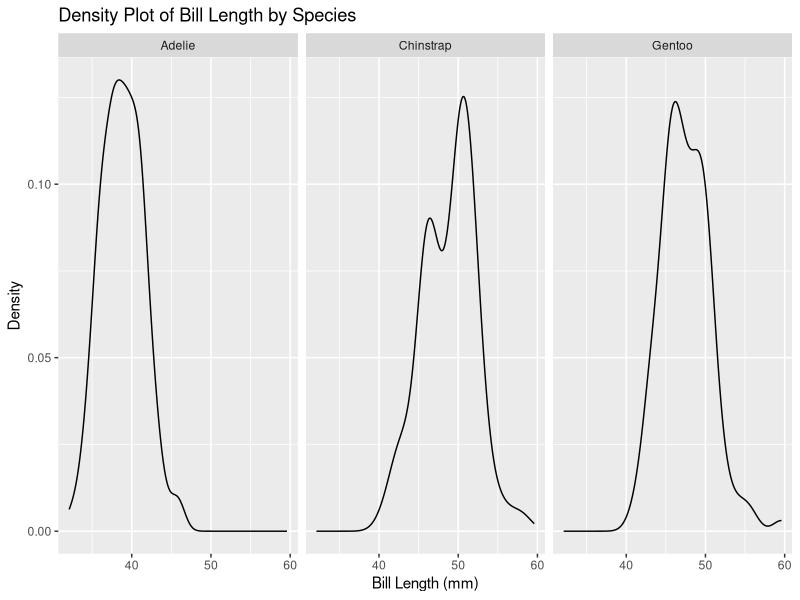
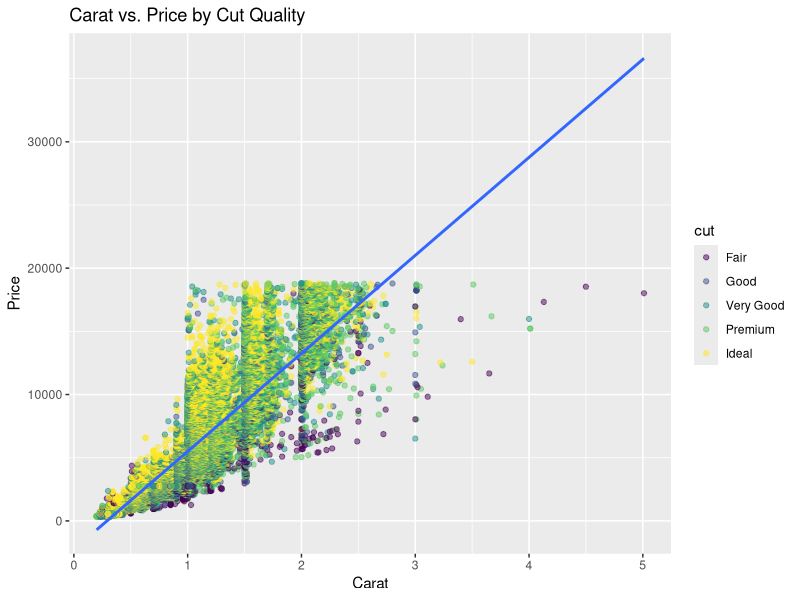
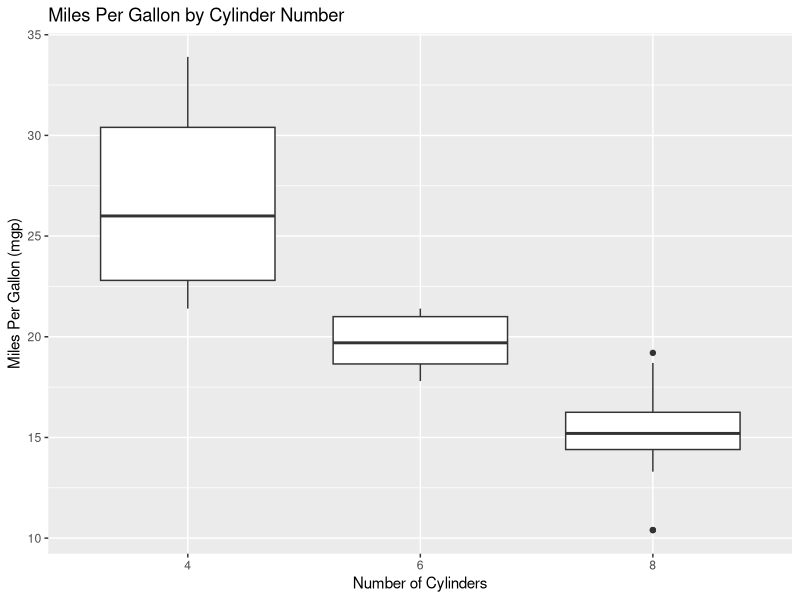
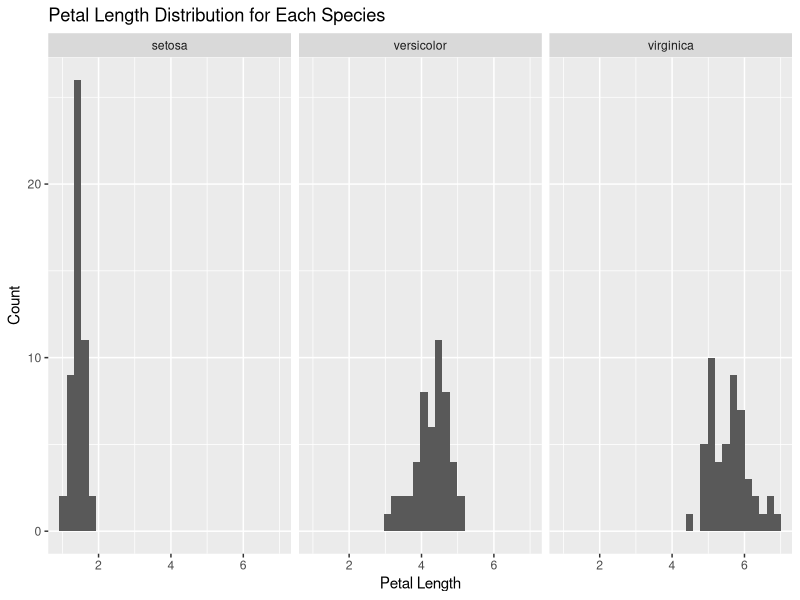

The R source for these figures, in order:
# Please create teh following plots:

# Q1 ----

# Load the tidyverse library
library(tidyverse)

# Load the palmerpenguins library
library(palmerpenguins)

# Load the penguins dataset
data(penguins)

# Plot 1
# Create a density plot of the 'bill_length_mm' column of the penguins
# dataset.
# Use the ggplot() function to create the plot.
# Use the aes() function to specify the x-axis variable.
# Inside the aes() function, set the x parameter to the 'bill_length_mm'
# column of the penguins dataset.
# Add a + sign after the ggplot() function.
# Use the geom_density() function to add a density plot to the ggplot()
# function.
# Add a + sign after the geom_density() function.
# Use the facet_grid() function to add a facet to the ggplot() function.
# Inside the facet_grid() function, set the formula to
# "~ species".
# Add a + sign after the facet_grid() function.
# Use the labs() function to add a title to the ggplot() function.
# Inside the labs() function, set the title parameter to
# "Density Plot of Bill Length by Species".
# Set the x parameter to "Bill Length (mm)".
# Set the y parameter to "Density".

plot1 <- ggplot(data=penguins, aes(x = bill_length_mm)) + 
  geom_density() +
  facet_grid(~species) +
  labs(title = "Density Plot of Bill Length by Species", 
       x = "Bill Length (mm)",
       y = "Density")
  


# To verify your answer, run the following code
plot1

# Q2 ----

# Use the diamonds dataset from ggplot2
data(diamonds)

# Plot 2
# Create a scatter plot of 'carat' vs. 'price', colored by 'cut' quality.
# Use the ggplot() function to create the plot.
# Use the aes() function to specify the x-axis and y-axis variables.
# Inside the aes() function, set the x parameter to 'carat', the y parameter to 'price'.
# Add a + sign after the ggplot() function.
# Use the geom_point() function to add a scatter plot to the ggplot() function. 
# Inside the geom_point() function, use the aes() function to set the color parameter to 'cut'.
# Set the alpha parameter inside geom_point() to 0.5 to make the points semi-transparent if there is overplotting.
# Use the geom_smooth() function to add a smooth line through the points for each 'cut' category, setting the method argument to "lm" for linear models.
# Add a + sign after the geom_point() (and geom_smooth(), if used) function.
# Use the labs() function to add a title to the ggplot() function.
# Inside the labs() function, set the title parameter to "Carat vs. Price by Cut Quality",
# Set the x parameter to "Carat",
# Set the y parameter to "Price".

plot2 <- ggplot(diamonds, aes(x = carat, y = price)) +
  geom_point(mapping = aes(color = cut), alpha = 0.5) + 
  geom_smooth(method = lm) + 
  labs(title = "Carat vs. Price by Cut Quality",
       x = "Carat",
       y = "Price")


# To verify your answer, run the following code
plot2

# Q3 ----


# Use the mtcars dataset
data(mtcars)

# Plot 3
# Create a boxplot of 'mpg' by 'cyl' (number of cylinders).
# Use the ggplot() function to create the plot.
# Use the aes() function to specify the x-axis and y-axis variables.
# Inside the aes() function, set the x parameter to 'cyl' and the y parameter to 'mpg'.
# NOTICE that you will need to convert the 'cyl' column to a factor using the factor() function. factor(cyl)
# Add a + sign after the ggplot() function.
# Use the geom_boxplot() function to add a boxplot to the ggplot() function.
# Add a + sign after the geom_boxplot() function.
# Use the labs() function to add a title to the ggplot() function.
# Inside the labs() function, set the title parameter to "Miles Per Gallon by Cylinder Number",
# Set the x parameter to "Number of Cylinders",
# Set the y parameter to "Miles Per Gallon (mpg)".

plot3 <- ggplot(mtcars, aes(x = factor(cyl), y = mpg)) +
  geom_boxplot() +
  labs(title = "Miles Per Gallon by Cylinder Number",
       x = "Number of Cylinders",
       y = "Miles Per Gallon (mgp)")


# To verify your answer, run the following code
plot3

# Q4 ----

# Use the iris dataset
data(iris)

# Plot 4
# Create a histogram of 'Petal.Length' for each species.
# Use the ggplot() function to create the plot.
# Use the aes() function to specify the x-axis variable.
# Inside the aes() function, set the x parameter to 'Petal.Length'.
# Add a + sign after the ggplot() function.
# Use the geom_histogram() function to add a histogram to the ggplot() function, and set bins to 30.
# Add a + sign after the geom_histogram() function.
# Use the facet_wrap() function to add a facet for 'Species'.
# Inside the facet_wrap() function, set the facets parameter to '~ Species'.
# Add a + sign after the facet_wrap() function.
# Use the labs() function to add a title to the ggplot() function.
# Inside the labs() function, set the title parameter to "Petal Length Distribution for Each Species",
# Set the x parameter to "Petal Length",
# Set the y parameter to "Count".

plot4 <- ggplot(data = iris, aes(x = Petal.Length)) + 
  geom_histogram(bins = 30) +
  facet_wrap(~Species) +
  labs(title = "Petal Length Distribution for Each Species",
       x = "Petal Length",
       y = "Count")


# To verify your answer, run the following code
plot4
